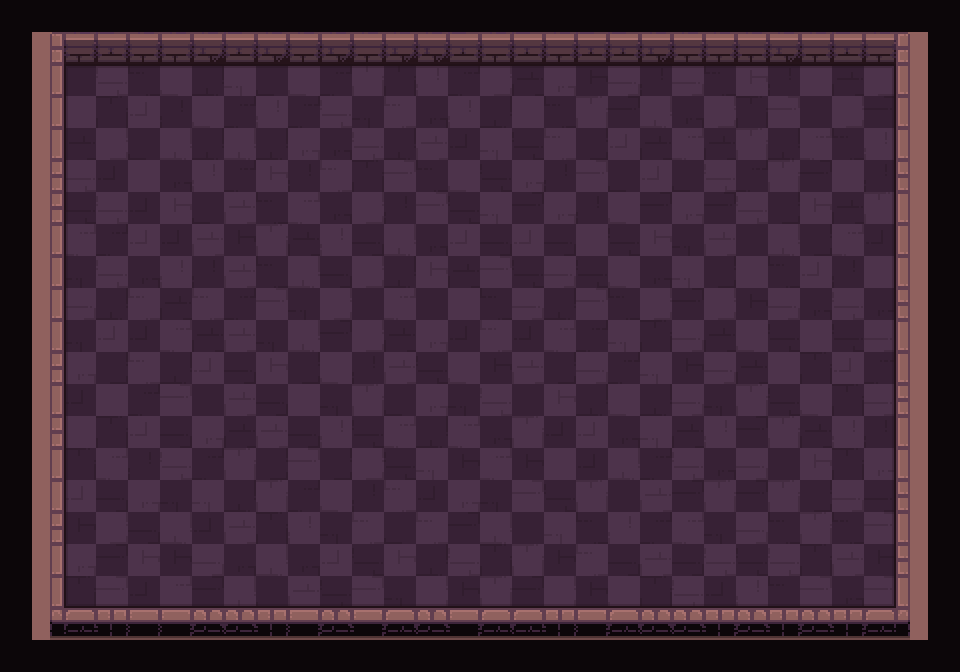

A 2D game scene composited from a Tiled map and its tileset images. What follows is a short description and the map's XML, with each tile layer's data collapsed to a summary:
An orthogonal 30x21 tile map with 32x32 px tiles, 5 tile layers (checkers, path, types, ground, ...) and 177 objects (80x marker, 80x egg, 15x hero, frame, strategy).

<map version="1.2" tiledversion="2019.03.13" orientation="orthogonal" renderorder="right-down" width="30" height="21" tilewidth="32" tileheight="32" infinite="0" nextlayerid="354" nextobjectid="483">
 <tileset firstgid="1" name="tileset" tilewidth="32" tileheight="32" spacing="2" margin="1" tilecount="200" columns="10">
  <image source="tileset.png" trans="000000" width="340" height="680" />
  <terraintypes>
   <terrain name="floor" tile="79" />
   <terrain name="wall" tile="69" />
   <terrain name="hole" tile="78" />
   <terrain name="infected" tile="77" />
  </terraintypes>
 </tileset>
 <layer id="345" name="checkers" width="30" height="21">
  <data>[630 cells, 315 non-empty, 1 distinct tile ids]</data>
 </layer>
 <objectgroup id="14" name="camera">
  <object id="12" name="frame" type="frame" x="49" y="32" width="859" height="589" />
  <object id="15" name="strategy" type="strategy" x="3" y="126">
   <point />
  </object>
 </objectgroup>
 <layer id="346" name="path" width="30" height="21">
  <data>[630 cells, 442 non-empty, 1 distinct tile ids]</data>
 </layer>
 <layer id="351" name="types" width="30" height="21">
  <data>[630 cells, 630 non-empty, 3 distinct tile ids]</data>
 </layer>
 <layer id="352" name="ground" width="30" height="21">
  <data>[630 cells, 532 non-empty, 51 distinct tile ids]</data>
 </layer>
 <layer id="353" name="floor_shadow" width="30" height="21">
  <data>[630 cells, 82 non-empty, 8 distinct tile ids]</data>
 </layer>
 <objectgroup id="2" name="objects">
  <object id="33" name="hero" type="hero" x="80" y="111">
   <properties>
    <property name="initialDirection" value="e" />
   </properties>
   <point />
  </object>
  <object id="34" name="hero" type="hero" x="80" y="153">
   <properties>
    <property name="initialDirection" value="e" />
   </properties>
   <point />
  </object>
  <object id="35" name="hero" type="hero" x="81" y="179">
   <properties>
    <property name="initialDirection" value="e" />
   </properties>
   <point />
  </object>
  <object id="36" name="hero" type="hero" x="81" y="211">
   <properties>
    <property name="initialDirection" value="e" />
   </properties>
   <point />
  </object>
  <object id="37" name="hero" type="hero" x="77" y="249">
   <properties>
    <property name="initialDirection" value="e" />
   </properties>
   <point />
  </object>
  <object id="38" name="hero" type="hero" x="76" y="277">
   <properties>
    <property name="initialDirection" value="e" />
   </properties>
   <point />
  </object>
  <object id="121" name="hero" type="hero" x="78" y="310">
   <properties>
    <property name="initialDirection" value="e" />
   </properties>
   <point />
  </object>
  <object id="122" name="hero" type="hero" x="79" y="343">
   <properties>
    <property name="initialDirection" value="e" />
   </properties>
   <point />
  </object>
  <object id="123" name="hero" type="hero" x="82" y="372">
   <properties>
    <property name="initialDirection" value="e" />
   </properties>
   <point />
  </object>
  <object id="124" name="hero" type="hero" x="80" y="406">
   <properties>
    <property name="initialDirection" value="e" />
   </properties>
   <point />
  </object>
  <object id="144" name="hero" type="hero" x="81" y="437">
   <properties>
    <property name="initialDirection" value="e" />
   </properties>
   <point />
  </object>
  <object id="239" name="hero" type="hero" x="82" y="463">
   <properties>
    <property name="initialDirection" value="e" />
   </properties>
   <point />
  </object>
  <object id="240" name="hero" type="hero" x="83" y="500">
   <properties>
    <property name="initialDirection" value="e" />
   </properties>
   <point />
  </object>
  <object id="241" name="hero" type="hero" x="81" y="530">
   <properties>
    <property name="initialDirection" value="e" />
   </properties>
   <point />
  </object>
  <object id="242" name="hero" type="hero" x="82" y="560">
   <properties>
    <property name="initialDirection" value="e" />
   </properties>
   <point />
  </object>
  <object id="149" name="marker" type="marker" x="494" y="114" visible="0">
   <point />
  </object>
  <object id="323" name="marker" type="marker" x="526" y="109" visible="0">
   <point />
  </object>
  <object id="324" name="marker" type="marker" x="557" y="110" visible="0">
   <point />
  </object>
  <object id="325" name="marker" type="marker" x="592" y="109" visible="0">
   <point />
  </object>
  <object id="326" name="marker" type="marker" x="621" y="109" visible="0">
   <point />
  </object>
  <object id="327" name="marker" type="marker" x="461" y="139" visible="0">
   <point />
  </object>
  <object id="328" name="marker" type="marker" x="654" y="143" visible="0">
   <point />
  </object>
  <object id="329" name="marker" type="marker" x="430" y="175" visible="0">
   <point />
  </object>
  <object id="330" name="marker" type="marker" x="495" y="174" visible="0">
   <point />
  </object>
  <object id="331" name="marker" type="marker" x="687" y="173" visible="0">
   <point />
  </object>
  <object id="332" name="marker" type="marker" x="393" y="203" visible="0">
   <point />
  </object>
  <object id="333" name="marker" type="marker" x="462" y="205" visible="0">
   <point />
  </object>
  <object id="334" name="marker" type="marker" x="526" y="207" visible="0">
   <point />
  </object>
  <object id="335" name="marker" type="marker" x="688" y="206" visible="0">
   <point />
  </object>
  <object id="336" name="marker" type="marker" x="432" y="242" visible="0">
   <point />
  </object>
  <object id="337" name="marker" type="marker" x="495" y="242" visible="0">
   <point />
  </object>
  <object id="338" name="marker" type="marker" x="524" y="241" visible="0">
   <point />
  </object>
  <object id="339" name="marker" type="marker" x="561" y="240" visible="0">
   <point />
  </object>
  <object id="340" name="marker" type="marker" x="656" y="241" visible="0">
   <point />
  </object>
  <object id="341" name="marker" type="marker" x="691" y="241" visible="0">
   <point />
  </object>
  <object id="342" name="marker" type="marker" x="722" y="240" visible="0">
   <point />
  </object>
  <object id="343" name="marker" type="marker" x="753" y="241" visible="0">
   <point />
  </object>
  <object id="344" name="marker" type="marker" x="785" y="238" visible="0">
   <point />
  </object>
  <object id="345" name="marker" type="marker" x="496" y="272" visible="0">
   <point />
  </object>
  <object id="346" name="marker" type="marker" x="784" y="271" visible="0">
   <point />
  </object>
  <object id="347" name="marker" type="marker" x="493" y="301" visible="0">
   <point />
  </object>
  <object id="348" name="marker" type="marker" x="589" y="302" visible="0">
   <point />
  </object>
  <object id="349" name="marker" type="marker" x="631" y="302" visible="0">
   <point />
  </object>
  <object id="350" name="marker" type="marker" x="659" y="302" visible="0">
   <point />
  </object>
  <object id="351" name="marker" type="marker" x="689" y="303" visible="0">
   <point />
  </object>
  <object id="352" name="marker" type="marker" x="718" y="303" visible="0">
   <point />
  </object>
  <object id="353" name="marker" type="marker" x="752" y="302" visible="0">
   <point />
  </object>
  <object id="354" name="marker" type="marker" x="785" y="301" visible="0">
   <point />
  </object>
  <object id="355" name="marker" type="marker" x="817" y="301" visible="0">
   <point />
  </object>
  <object id="356" name="marker" type="marker" x="847" y="301" visible="0">
   <point />
  </object>
  <object id="357" name="marker" type="marker" x="494" y="337" visible="0">
   <point />
  </object>
  <object id="358" name="marker" type="marker" x="589" y="332" visible="0">
   <point />
  </object>
  <object id="359" name="marker" type="marker" x="848" y="335" visible="0">
   <point />
  </object>
  </objectgroup>
</map>
<!-- 122 of 177 objects omitted -->
